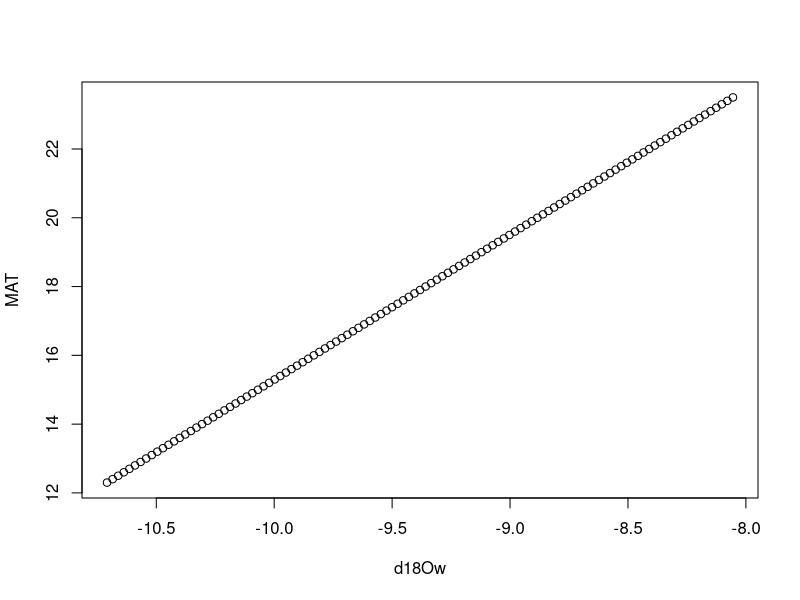

Source code (R): (Note: this script raises an error after producing the figure.)


# Install/load required packages ------------------------------------------

# For now, just source from local 
setwd("/Users/allen/Documents/GitHub/1075_Vertebrate_d18Op/Data")
V1075_all <- read.csv("V1075_PhosphateData_8-18-23_copy.csv")
V1075_BySpec <- read.csv("V1075_BySpec.csv")
NIST120c <- read.csv("V1075_NIST120c.csv")


# subset fish scales
Gar_scales <- subset(V1075_all, Element.type == "ganoid scale")
# subset Croc G
CrocG <- subset(V1075_BySpec, Taxon == "Neosuchian G")
# subset Aquatic Turtle
Glyp <- subset(V1075_BySpec, Taxon == "Glyptops sp.")

# Just hang on to this for a while, will ya? For sanity checks
Gar_all_d18Op <- subset(V1075_all$d18O..VSMOW., V1075_all$Taxon == "Lepisosteids")
Gar_scales_d18Op <- subset(V1075_all$d18O..VSMOW., V1075_all$Element.type == "ganoid scale")
summary(Gar_all_d18Op)
summary(Gar_scales_d18Op)


# Gather Means
# Croc G
AquaCroc_d18Op_mean <- mean(CrocG$d18O)
# Glyptops
AquaTurt_d18Op_mean <- mean(Glyp$d18O)
# Gar scales
d18Ogar_phosphate <- mean(Gar_scales$d18O)
# NIST
NIST120c_mean <- mean(NIST120c$d.18O.16O)

# create "d18Owater from d18Ophsophate" function
d18O_w_from_p <- function(MAT, d18Op, NIST120c_mean) {
  turtwater <- (MAT - 118.7 + 4.22 * d18Op + 4.22 * (22.6 - NIST120c_mean)) / 4.22
  return(turtwater)
}

# Set MAT and d8Ophosphate inputs
  MAT <- seq(12.3, 23.5, by = 0.1)
  d18Op <- d18Ogar_phosphate 

# run the function
  d18Ow <- d18O_w_from_p(MAT, d18Op, NIST120c_mean)

# plot water vs MAT range
  plot(d18Ow, MAT)
  
  
# Set MAT at modeled minimum (Cool K phase), compute d18Ow for each d18Op
  
  # Set inputs 
  MAT <- 12
  d18Op <- Gar$d18O
  
  # run the function
  d18Ow <- d18O_w_from_p(MAT, d18Op, NIST120c_mean) 
  
  # plot 
  plot(d18Ow, d18Op, main="d18Ogar @ 12 degC")

# Set MAT at modeled maximum (Warm K phase), compute d18Ow for each d18Op
  # Set inputs 
    MAT <- 25.3
    d18Op <- Gar$d18O
  
    # run the function
    d18Ow <- d18O_w_from_p(MAT, d18Op, NIST120c_mean) 
    
    # plot 
    plot(d18Ow, d18Op, main="d18Ogar @ 12 degC")

    summary(d18Ow)
    
    summary(d18Op)
    

# # ChatGPT  Cloverly temp model ------------------------------------------

    # Function to create sine curve with specified minima, maxima, and wavelength
    create_sine_curve <- function(minima, maxima, wavelength, x_limits) {
      x <- seq(x_limits[1], x_limits[2], length.out = 1000)
      y <- (maxima - minima) / 2 * sin(2 * pi * (x / wavelength)) + (maxima + minima) / 2
      
      upper_band <- y + 4
      lower_band <- y - 4
      
      plot(x, y, type = "l", xlab = "Time (Ma)", ylab = "Value", xlim = x_limits, ylim = c(min(lower_band), max(upper_band)))
      
      # Adding band around the sine curve
      polygon(c(x, rev(x)), c(upper_band, rev(lower_band)), col = "lightblue", border = NA)
    }
    
    # Define parameters
    minima <- 12.3
    maxima <- 23.5
    wavelength <- 1
    x_limits <- c(0, 5)
    
    # Create and plot the sine curve with band
    create_sine_curve(minima, maxima, wavelength, x_limits)
   
    
    
    
    # Function to create original sine curve
    create_sine_curve <- function(minima, maxima, wavelength, x_limits) {
      x <- seq(x_limits[1], x_limits[2], length.out = 1000)
      y <- (maxima - minima) / 2 * sin(2 * pi * (x / wavelength)) + (maxima + minima) / 2
      lines(x, y, col = "black", lwd = 2)  # Plotting original sine curve as black bold line
    }
    
    # Function to create high band limit
    high_band_limit <- function(minima, maxima, wavelength, x_limits, band_width) {
      x <- seq(x_limits[1], x_limits[2], length.out = 1000)
      y <- (maxima - minima) / 2 * sin(2 * pi * (x / wavelength)) + (maxima + minima) / 2 + band_width
      lines(x, y, col = "red", lty = 2)  # Plotting upper limit curve as red dashed line
      upper_band <- y + 15
      lower_band <- y - 15
      polygon(c(x, rev(x)), c(upper_band, rev(lower_band)), col = rgb(1,0,0,0.2), border = NA)  # Adding transparent band around upper limit curve
    }
    
    # Function to create low band limit
    low_band_limit <- function(minima, maxima, wavelength, x_limits, band_width) {
      x <- seq(x_limits[1], x_limits[2], length.out = 1000)
      y <- (maxima - minima) / 2 * sin(2 * pi * (x / wavelength)) + (maxima + minima) / 2 - band_width
      lines(x, y, col = "blue", lty = 2)  # Plotting lower limit curve as blue dashed line
      upper_band <- y + 15
      lower_band <- y - 15
      polygon(c(x, rev(x)), c(upper_band, rev(lower_band)), col = rgb(0,0,1,0.2), border = NA)  # Adding transparent band around lower limit curve
    }
    
    # Define parameters
    minima <- 12.3
    maxima <- 23.5
    wavelength <- 1
    x_limits <- c(0, 5)
    band_width <- 4
    
    # Calculate overall y-axis limits
    y_min <- minima - 15
    y_max <- maxima + 5
    
    # Plotting
    plot(x = c(0, 5), y = c(y_min, y_max), type = "n", xlab = "Time (Ma)", ylab = "T (°C)")
    create_sine_curve(minima, maxima, wavelength, x_limits)
    high_band_limit(minima, maxima, wavelength, x_limits, band_width)
    low_band_limit(minima, maxima, wavelength, x_limits, band_width)
    
    mean(c(12.3, 23.5))

# Estimate d18Ow from min and max -----------------------------------------

# Warm K Mode, Warm-season mean of 27.5 °C
    # Set MAT and d8Ophosphate inputs
    MAT <- 27.5
    d18Op <- d18Ogar_phosphate 
    
    # run the function
    d18Ow <- d18O_w_from_p(MAT, d18Op, NIST120c_mean)
    
    # print 
    paste( "Warm K (warm-season mean) d18Owater: ", round(d18Ow, 2), "per mille VSMOW")   
    
   
# Cool K Mode, Warm-season mean of 16.3 °C
    # Set MAT and d8Ophosphate inputs
    MAT <- 16.3
    d18Op <- d18Ogar_phosphate 
    
    # run the function
    d18Ow <- d18O_w_from_p(MAT, d18Op, NIST120c_mean)
    
    # print 
    paste( "Cool K (warm-season mean) d18Owater: ", round(d18Ow, 2), "per mille VSMOW")   

# Now run d18Ow on range of warm-season means -----------------------------

  # Set MAT and d8Ophosphate inputs
    MAT <- seq(16.3, 27.5, by = 0.1)
    d18Op <- min(d18Ogar_phosphate)
    
    # run the function
    d18Ow <- d18O_w_from_p(MAT, d18Op, NIST120c_mean)
    
    # plot water vs MAT range
    plot(d18Ow, MAT)
    abline(h = 24)   
    
    # print summary stats
    summary(d18Ow)
 
# Now assess d18Ow variability from gar scales -----------------------------
    
  # Warm K Mode, Warm-season mean of 27.5 °C
    # Set MAT and d8Ophosphate inputs
    MAT <- 27.5
    d18Op <- Gar_scales$d18O..VSMOW.
    
    # run the function
    gar_warmK_d18Ow <- d18O_w_from_p(MAT, d18Op, NIST120c_mean)
    d18Ow <- gar_warmK_d18Ow
    
    # plot water vs gar d18Op
    plot(d18Ow, Gar$d18O..VSMOW.)
    
    # print summary stats
    hist(d18Ow)   
    
  # Cool K Mode, Warm-season mean of 16.3 °C
    # Set MAT and d8Ophosphate inputs
    MAT <- 16.3
    d18Op <- Gar_scales$d18O..VSMOW.
    
    # run the function
    gar_coolK_d18Ow <- d18O_w_from_p(MAT, d18Op, NIST120c_mean)
    d18Ow <- gar_warmK_d18Ow
    
    # plot water vs gar d18Op
    plot(d18Ow, Gar$d18O..VSMOW.)  
    
    # print summary stats
    summary(d18Ow) 
 
  # Hold T constant at 22.3°C (dual-taxon T estimate)
  # Set MAT and d8Ophosphate inputs
    MAT <- 22.3
    d18Op <- Gar_scales$d18O..VSMOW.
    
  # run the function
    gar_22.3_d18Ow <- d18O_w_from_p(MAT, d18Op, NIST120c_mean)
    d18Ow <- gar_22.3_d18Ow
    
  # plot water vs gar d18Op
    plot(d18Ow, Gar_scales$d18O..VSMOW.)  
    
  # print summary stats
    summary(d18Ow) 
    

# Compute turtle_water for each turtle d18Op ------------------------------

# run turtle water on all Glyptops values
    Glyp$d18Owater <- 1.01 *(Glyp$d18O..VSMOW.) - 22.3 #Barrick et al. (1999)

    # one plot for turtle
    
    ggplot(data = Glyp, aes(x = d18Owater, y = Taxon)) +
      geom_point(color = "blue") +
      labs(x = "d18Owater", y = "") +
      theme_minimal() +
      theme(panel.grid.major.x = element_blank(), panel.grid.minor.x = element_blank())
    
# Compute croc_water for each croc G d18Op ------------------------------
  # calculate croc water
    CrocG$d18Owater <- 0.82*(CrocG$d18O..VSMOW.) - 19.93 #Amiot et al.(2007)
    
  # test your code, take a look
    plot(CrocG$d18Owater, CrocG$d18O..VSMOW.)
     summary(CrocG$d18Owater)
     hist(CrocG$d18Owater)
    # one plot for croc G
    
    ggplot(data = Glyp, aes(x = d18Owater, y = Taxon)) +
      geom_point(color = "blue") +
      labs(x = "d18Owater", y = "") +
      theme_minimal() +
      theme(panel.grid.major.x = element_blank(), panel.grid.minor.x = element_blank())
    

# look at the summaries together ------------------------------------------------------------
    summary(Glyp$d18Owater)
    summary(CrocG$d18Owater)
    summary(gar_coolK_d18Ow)
    summary(gar_warmK_d18Ow)

# dino water --------------------------------------------------------------
 # create function
    Herbivore_Water <- function(d18Op, h){
      (d18Op) - 26.8 + (8.9*(h))/0.76
    }  
  # set inputs
    h <- seq(0, 1, by = 0.1)
    sauro_d18O <- subset(V1075_all$d18O..VSMOW., V1075_all$Taxon %in% "Sauropods")
    d18Op <- mean(sauro_d18O)
  
  # run function 
    d18Ow <- Herbivore_Water(d18Op, h)

    plot(h, d18Ow )    

# dino phosphate experiment -----------------------------------------------
 
  # set inputs
    d18Ow <-  seq(0, -10, by = -1)
      h <-  0.5
      
      d18Ow <- -4
      h <- seq(0, 1, by = 0.1)
      
  # run function
      d18Op <- d18Ow + 26.8 - (8.9 * h) / 0.76
     
  # plot
      plot(h, d18Op)    

